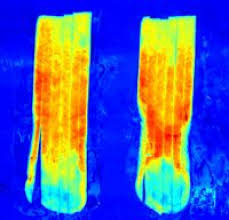
#> input picture visualize/sample.jpg, 229 x 220 px
$ jupyter execute edgedetection.ipynb
#> lines starting #> are read from the running program, lines starting #| are printed output that depends on the picture; after the words box and inside, x2 and y2 are one past the last pixel; in counts of white or black regions, pixels touching at a corner belong together
[cell 1]
from scipy.spatial import distance as dist
import matplotlib.pyplot as plt
from imutils import perspective
from imutils import contours
import numpy as np
import cv2

[cell 2]
img = cv2.imread(rf"sample.jpg")
#> img is the input picture: shape (220, 229, 3); mean B, G, R 170.4, 95.9, 83.1
plt.imshow(cv2.cvtColor(img, cv2.COLOR_BGR2RGB))

[cell 3]
HSVimg = cv2.fastNlMeansDenoisingColored(img, h = 20,templateWindowSize = 7 ,searchWindowSize = 21)
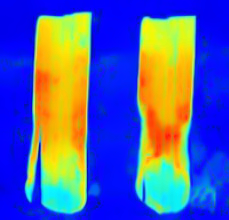
#> HSVimg: shape (220, 229, 3); mean B, G, R 167.8, 94.5, 82
HSVimg = cv2.cvtColor(HSVimg, cv2.COLOR_BGR2HSV_FULL)
#> HSVimg: shape (220, 229, 3); mean H, S, V 121.3, 237.4, 241.6

lower_range = np.array([70, 0, 0])#Need to edit
upper_range = np.array([255, 255, 255])#Need to edit

color_mask = cv2.inRange(HSVimg, lower_range, upper_range)
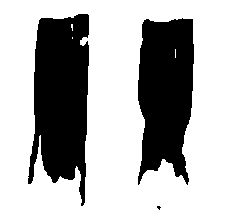
#> color_mask: shape (220, 229); 68.7% white; 3 black regions (1 under 20 px), largest, box (x1, y1, x2, y2) and area: (28, 14, 89, 206) 8355, (138, 18, 194, 185) 7397

edited_image = cv2.bitwise_and(HSVimg, HSVimg, mask=color_mask)
#> edited_image: shape (220, 229, 3); mean H, S, V 109.9, 165.3, 165.3
edited_image = cv2.cvtColor(edited_image, cv2.COLOR_HSV2BGR_FULL)
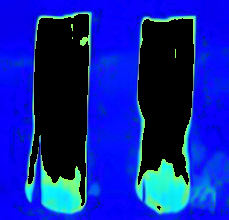
#> edited_image: shape (220, 229, 3); mean B, G, R 160.8, 33.1, 10.6

plt.imshow(edited_image)

filteredimg = edited_image

height, width, _ = edited_image.shape
#> height = 220; width = 229

for i in range(height):
    for j in range(width):
        # img[i,j] is the RGB pixel at position (i, j)
        # check if it's [0, 0, 0] and replace with [255, 255, 255] if so
        if edited_image[i, j].sum() == 0:
            if 1:
                edited_image[i, j] = [0, 0, 0]
            else:
                edited_image[i, j] = [255, 255, 255]
        else:
            if 1:
                edited_image[i, j] = [255, 255, 255]
            else:
                edited_image[i, j] = [0, 0, 0]

plt.imshow(edited_image)
#> figure, not shown here; B, G, R data is drawn as R, G, B

[cell 4]
streak_removed_img = edited_image.copy()
for i in range(0, 3):
        streak_removed_img = cv2.fastNlMeansDenoising(streak_removed_img, h = 20,templateWindowSize = 7 ,searchWindowSize = 21)

'''element = cv2.getStructuringElement(cv2.MORPH_RECT, (2, 2))
streak_removed_img = cv2.erode(streak_removed_img, element, iterations=1)
streak_removed_img = cv2.dilate(streak_removed_img, element, iterations=1)
#streak_removed_img = cv2.erode(streak_removed_img, element)'''

plt.imshow(streak_removed_img)

[cell 5]
#ROI - TO IGNORE DETECTION FOR PART OF THE IMAGE
black = np.zeros((img.shape[0], img.shape[1], 3), np.uint8) #---black in RGB
black1 = cv2.rectangle(black,(35,40),(img.shape[1],img.shape[0]-35),(255, 255, 255), -1)   #---the dimension of the ROI
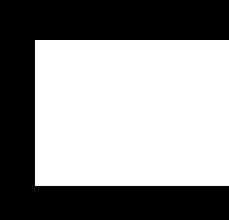
#> black: shape (220, 229, 3); 56.2% white; 1 black region, box (x1, y1, x2, y2) and area: (0, 0, 229, 220) 22056
roi_gray = cv2.cvtColor(black1,cv2.COLOR_BGR2GRAY)               #---converting to gray
ret,roimask = cv2.threshold(roi_gray,127,255, 0)                 #---converting to binary image

ROI_Img = cv2.bitwise_and(streak_removed_img,streak_removed_img,mask = roimask)
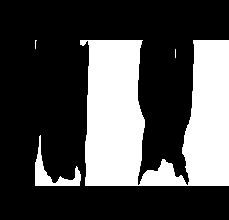
#> ROI_Img: shape (220, 229, 3); min 0, max 255, mean 76
gray = cv2.GaussianBlur(ROI_Img, (7, 7), 0)
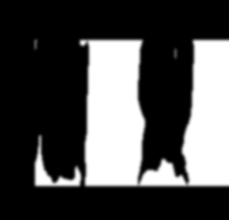
#> gray: shape (220, 229, 3); min 0, max 255, mean 76
gray = cv2.fastNlMeansDenoising(gray, h = 20,templateWindowSize = 7 ,searchWindowSize = 21)


plt.imshow(gray)

[cell 6]
# load the image, convert it to grayscale, and blur it slightly

# perform edge detection, then perform a dilation + erosion to
# close gaps in between object edges

#NO ROI
edged = cv2.Canny(streak_removed_img, 50, 100)
#> edged: shape (220, 229); 2.2% white in thin lines or dots, all inside (x1, y1, x2, y2) = (27, 13, 194, 210)

#ROI
#edged = cv2.Canny(gray, 50, 100)

edged = cv2.dilate(edged, None, iterations=1)
#> edged: shape (220, 229); 7.1% white; 5 white regions, box (x1, y1, x2, y2) and area: (26, 12, 90, 207) 1927, (136, 17, 195, 186) 1529, (173, 47, 178, 60) 65, (69, 23, 75, 32) 44, (156, 204, 162, 211) 36
edged = cv2.erode(edged, None, iterations=1)
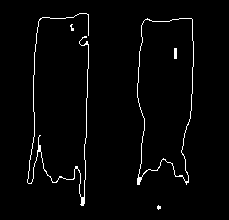
#> edged: shape (220, 229); 2.3% white in thin lines or dots, all inside (x1, y1, x2, y2) = (27, 13, 194, 210)

# find contours in the edge map
cnts, hierarchy = cv2.findContours(edged.copy(), cv2.RETR_EXTERNAL,cv2.CHAIN_APPROX_SIMPLE)
#> cnts = 4 contours, 2 with area under 20; largest, box (x1, y1, x2, y2) and area: (137, 18, 194, 185) 7414, (27, 13, 89, 206) 66
#cnts = imutils.grab_contours(cnts)

try: hierarchy = hierarchy[0]
except: hierarchy = []

height, width = edged.shape
min_x, min_y = width, height
#> min_x = 229; min_y = 220
max_x = max_y = 0

predicted = cv2.cvtColor(img.copy(), cv2.COLOR_RGB2BGR)
predicted_cnts = cv2.cvtColor(img.copy(), cv2.COLOR_RGB2BGR)

'''for contour, hier in zip(cnts, hierarchy):
    (x,y,w,h) = cv2.boundingRect(contour)
    min_x, max_x = min(x, min_x), max(x+w, max_x)
    min_y, max_y = min(y, min_y), max(y+h, max_y)
'''
for count in range(0,len(cnts)):
    (x,y,w,h) = cv2.boundingRect(cnts[count])
    min_x, max_x = min(x, min_x), max(x+w, max_x)
    min_y, max_y = min(y, min_y), max(y+h, max_y)
    if (w > 5 and h > 5):

        rect = cv2.minAreaRect(cnts[count]) # basically you can feed this rect into your classifier
        (x,y),(w,h), a = rect # a - angle
        box = cv2.boxPoints(rect)
        box = np.int0(box) #turn into ints
        predicted = cv2.drawContours(predicted.copy(),[box],0,(0,0,0),3)
#> this loop made 4 passes
#> (min_x, max_x, min_y, rect) on passes 3 to 4: (70, 194, 18, ((164, 101), (167.9, 55.33), -87.88)), (27, 194, 13, ((58.96, 108), (192, 57.95), -87.61))
#> (min_x, max_x, min_y) on passes 1 to 2: (157, 161, 205), (70, 161, 24)
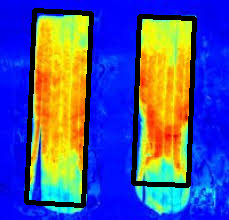
#> predicted: shape (220, 229, 3); mean R, G, B 76.8, 84.5, 153
#> after the loop, a = -87.61
        #cv2.rectangle(predicted, (x,y), (x+w,y+h), (0, 0, 0), 3)

cv2.drawContours(predicted_cnts, cnts, -1, (0, 0, 0), 3)
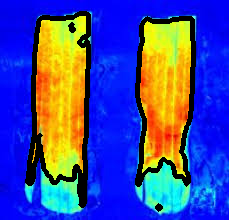
#> predicted_cnts: shape (220, 229, 3); mean R, G, B 67.6, 74.7, 158.4

plt.imshow(predicted)


predicted = cv2.cvtColor(predicted, cv2.COLOR_BGR2RGB)
predicted_cnts = cv2.cvtColor(predicted_cnts, cv2.COLOR_BGR2RGB)

cv2.imwrite(fr"sample_output.png", predicted)
#> Out = True

#vis = np.concatenate((img, filteredimg, predicted), axis=0)

[cell 7]
plt.imshow(predicted)

# cv2.imwrite(fr"sample_output.png", predicted)

#vis = np.concatenate((img, filteredimg, predicted), axis=0)

[cell 8]
vis = np.concatenate((img, HSVimg, filteredimg, ROI_Img, predicted_cnts, predicted), axis=0)
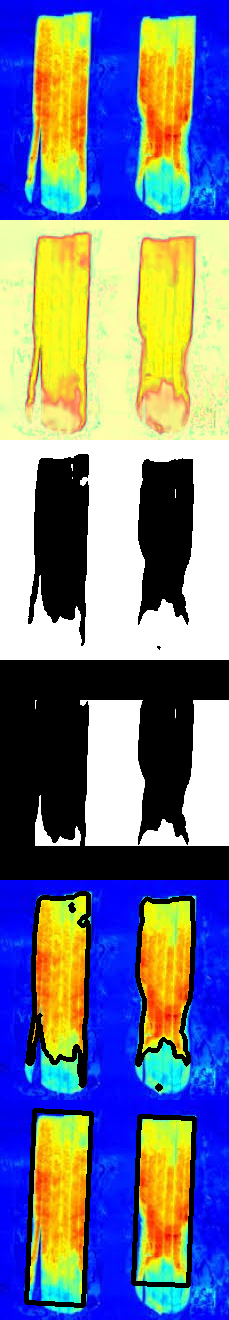
#> vis: shape (1320, 229, 3); mean B, G, R 142.4, 124, 120
plt.imshow(vis)

cv2.imwrite(fr"sample_all.png", vis)
#> Out = True
